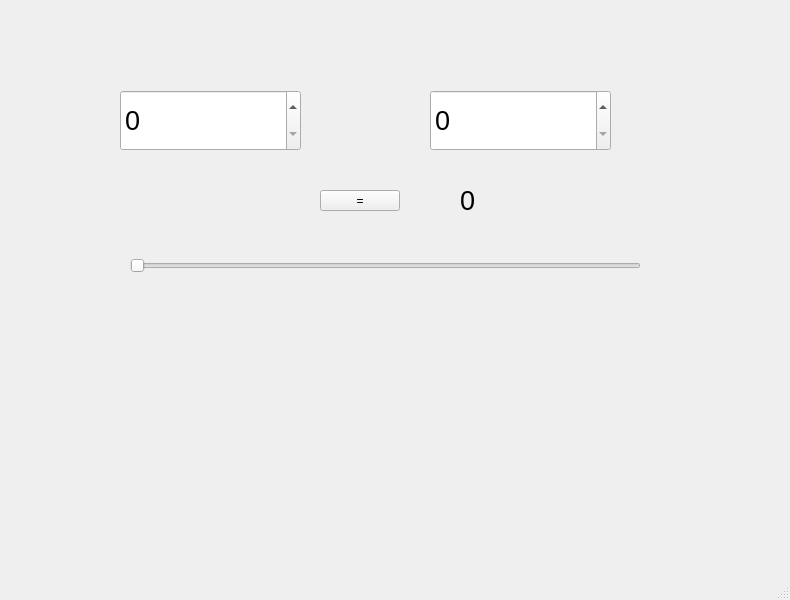
<?xml version="1.0" encoding="UTF-8"?>
<ui version="4.0">
 <class>MainWindow</class>
 <widget class="QMainWindow" name="MainWindow">
  <property name="geometry">
   <rect>
    <x>0</x>
    <y>0</y>
    <width>790</width>
    <height>600</height>
   </rect>
  </property>
  <property name="windowTitle">
   <string>MainWindow</string>
  </property>
  <widget class="QWidget" name="centralwidget">
   <widget class="QSpinBox" name="spinBox">
    <property name="geometry">
     <rect>
      <x>120</x>
      <y>90</y>
      <width>181</width>
      <height>61</height>
     </rect>
    </property>
    <property name="font">
     <font>
      <pointsize>20</pointsize>
     </font>
    </property>
   </widget>
   <widget class="QSpinBox" name="spinBox_2">
    <property name="geometry">
     <rect>
      <x>430</x>
      <y>90</y>
      <width>181</width>
      <height>61</height>
     </rect>
    </property>
    <property name="font">
     <font>
      <pointsize>20</pointsize>
     </font>
    </property>
   </widget>
   <widget class="QPushButton" name="pushButton">
    <property name="geometry">
     <rect>
      <x>320</x>
      <y>190</y>
      <width>80</width>
      <height>21</height>
     </rect>
    </property>
    <property name="text">
     <string>=</string>
    </property>
   </widget>
   <widget class="QSlider" name="Slider">
    <property name="geometry">
     <rect>
      <x>130</x>
      <y>240</y>
      <width>511</width>
      <height>51</height>
     </rect>
    </property>
    <property name="minimum">
     <number>1</number>
    </property>
    <property name="maximum">
     <number>100</number>
    </property>
    <property name="orientation">
     <enum>Qt::Horizontal</enum>
    </property>
   </widget>
   <widget class="QLabel" name="label">
    <property name="geometry">
     <rect>
      <x>460</x>
      <y>180</y>
      <width>111</width>
      <height>41</height>
     </rect>
    </property>
    <property name="font">
     <font>
      <pointsize>20</pointsize>
     </font>
    </property>
    <property name="text">
     <string>0</string>
    </property>
   </widget>
   <widget class="QLabel" name="wynik">
    <property name="geometry">
     <rect>
      <x>140</x>
      <y>310</y>
      <width>461</width>
      <height>71</height>
     </rect>
    </property>
    <property name="font">
     <font>
      <pointsize>20</pointsize>
     </font>
    </property>
    <property name="text">
     <string/>
    </property>
   </widget>
  </widget>
  <widget class="QMenuBar" name="menubar">
   <property name="geometry">
    <rect>
     <x>0</x>
     <y>0</y>
     <width>790</width>
     <height>20</height>
    </rect>
   </property>
  </widget>
  <widget class="QStatusBar" name="statusbar"/>
 </widget>
 <resources/>
 <connections>
  <connection>
   <sender>Slider</sender>
   <signal>valueChanged(int)</signal>
   <receiver>label</receiver>
   <slot>setNum(int)</slot>
   <hints>
    <hint type="sourcelabel">
     <x>548</x>
     <y>280</y>
    </hint>
    <hint type="destinationlabel">
     <x>484</x>
     <y>211</y>
    </hint>
   </hints>
  </connection>
 </connections>
</ui>
